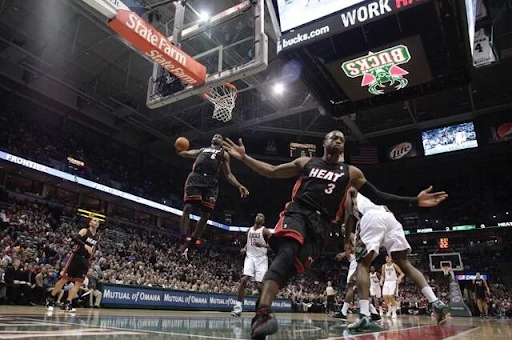
#> input picture data/target_images/target_pic.png, 512 x 340 px
$ python segment_target.py
#> lines starting #> are read from the running program, lines starting #| are printed output that depends on the picture
### utils/image_loader.py
# %%
"""
Image loading and validation utilities
"""
from PIL import Image
import os
from typing import List, Tuple


# %%
# [22 lines left out: function get_image_files, not called in this run]

# %%
def load_image(filepath: str) -> Image.Image:
    """
    Load an image from filepath and convert to RGB.

    Args:
        filepath: Path to image file

    Returns:
        PIL Image object in RGB mode
    """
    #TO DO: Implement image loading and conversion to RBG

    newImage = Image.open(filepath)

    newRGB = newImage.convert('RGB')

    return newRGB


# %%
# [30 lines left out: functions get_image_dimensions, validate_image, not called in this run]

### segment_target.py
# Functions needed:
# - load_target_image(filepath)
# - calculate_grid_dimensions(image, section_size)
# - segment_image(image, grid_dims)
# - calculate_section_colors(segments)
# - visualize_segments(segments)

"""
Segment target image into a grid of rectangles and calculate average colors.
User specifies the number of segments (grid dimensions), not the rectangle size.
"""
import numpy as np
from PIL import Image
from typing import List, Tuple, Dict, Any
import json
import yaml


class ImageSegment:
    """Represents a single segment of the target image."""

    def __init__(self, x: int, y: int, width: int, height: int, avg_color: Tuple[int, int, int]):
        """
        Args:
            x: Top-left x coordinate in the original image
            y: Top-left y coordinate in the original image
            width: Width of the segment
            height: Height of the segment
            avg_color: Average RGB color of this segment
        """
        self.x = x
        self.y = y
        self.width = width
        self.height = height
        self.avg_color = avg_color
        self.grid_x = None  # Will be set when placed in grid
        self.grid_y = None

    def to_dict(self) -> Dict[str, Any]:
        """Convert segment to dictionary for JSON serialization."""
        return {
            'position': {'x': self.x, 'y': self.y},
            'dimensions': {'width': self.width, 'height': self.height},
            'grid_position': {'grid_x': self.grid_x, 'grid_y': self.grid_y},
            'avg_color_rgb': self.avg_color,
            'avg_color_hex': '#{:02x}{:02x}{:02x}'.format(*self.avg_color)
        }


def calculate_segment_dimensions(image_width: int, image_height: int,
                                 num_segments_x: int, num_segments_y: int) -> Tuple[int, int, int, int]:
    """
    Calculate the dimensions of regular and remainder segments.

    Args:
        image_width: Width of the target image
        image_height: Height of the target image
        num_segments_x: Number of segments horizontally (columns)
        num_segments_y: Number of segments vertically (rows)

    Returns:
        Tuple of (base_width, base_height, remainder_width, remainder_height)
        - base_width: Width of regular segments
        - base_height: Height of regular segments
        - remainder_width: Width of the last column (0 if divides evenly)
        - remainder_height: Height of the last row (0 if divides evenly)
    """
    # TO DO: Calculate base segment dimensions (integer division)
    base_width = image_width // num_segments_x
    base_height = image_height // num_segments_y


    # TO DO: Calculate remainder pixels

    remainder_width = image_width % num_segments_x
    remainder_height = image_height % num_segments_y

    # TO DO: Print information

    print(base_width, base_height, remainder_width, remainder_height)


    return base_width, base_height, remainder_width, remainder_height


def extract_segment_color(image: Image.Image, x: int, y: int,
                          width: int, height: int) -> Tuple[int, int, int]:
    """
    Extract average color from a specific region of the image.

    Args:
        image: PIL Image object
        x: Top-left x coordinate
        y: Top-left y coordinate
        width: Width of the region
        height: Height of the region

    Returns:
        Tuple of (R, G, B) average color
    """
    # TO DO: Crop the region
    right = x + width
    bottom = y + height
    cropped_region = (x, y, right, bottom)

    new_image = image.crop(cropped_region)

    # TO DO: Convert to numpy array and calculate mean

    image_array = np.array(new_image, dtype=np.float32)
    avg_color = np.mean(image_array, axis=(0,1))
    return tuple(int(c) for c in avg_color)


def segment_image(image: Image.Image, num_segments_x: int, num_segments_y: int) -> Tuple[List[List[ImageSegment]], Dict[str, Any]]:
    """
    Segment an image into a grid with specified number of segments.
    Handles partial rectangles at edges if image doesn't divide evenly.

    Args:
        image: PIL Image object (must be in RGB mode)
        num_segments_x: Number of segments horizontally (columns)
        num_segments_y: Number of segments vertically (rows)

    Returns:
        Tuple of (2D list of ImageSegment objects, metadata dict)
        - segments[row][col] contains the ImageSegment at that grid position
        - metadata contains information about the segmentation
    """
    width, height = image.size

    # Validate inputs
    if num_segments_x <= 0 or num_segments_y <= 0:
        raise ValueError("Number of segments must be positive")
    if num_segments_x > width or num_segments_y > height:
        raise ValueError(f"Cannot create {num_segments_x}x{num_segments_y} segments from {width}x{height} image")

    # TO DO: Calculate segment dimensions
    base_width, base_height, remainder_width, remainder_height =  calculate_segment_dimensions(width, height, num_segments_x, num_segments_y)

    # TO DO: Create 2D array to store segments
    segments: List[List[ImageSegment]] = [
        [None for _ in range(num_segments_x)]
        for _ in range(num_segments_y)
    ]


    # TO DO: Track current y position
    #calculate image x and y height
    #variable y track currnet rows
    #if leftover is not enough for a new rectangle
    #merge last two rows into one

    y = 0
    # TO DO: Process each row

    for row in range(num_segments_y):
        # "merge leftover into last row"
        seg_h = base_height + (remainder_height if row == num_segments_y - 1 else 0)

        x = 0
        for col in range(num_segments_x):
            # "merge leftover into last col"
            seg_w = base_width + (remainder_width if col == num_segments_x - 1 else 0)

            avg_color = extract_segment_color(image, x, y, seg_w, seg_h)

            seg = ImageSegment(x=x, y=y, width=seg_w, height=seg_h, avg_color=avg_color)
            seg.grid_x = col
            seg.grid_y = row

            segments[row][col] = seg

            x += seg_w

        y += seg_h


    # Create metadata with detailed segment size information
    segment_sizes = {}
    for row in range(num_segments_y):
        for col in range(num_segments_x):
            seg = segments[row][col]
            size_key = f"{seg.width}x{seg.height}"
            if size_key not in segment_sizes:
                segment_sizes[size_key] = 0
            segment_sizes[size_key] += 1

    metadata = {
        'image_dimensions': {'width': width, 'height': height},
        'grid_size': {'columns': num_segments_x, 'rows': num_segments_y},
        'base_segment_size': {'width': base_width, 'height': base_height},
        'remainder_pixels': {'width': remainder_width, 'height': remainder_height},
        'total_segments': num_segments_x * num_segments_y,
        'segment_size_distribution': segment_sizes
    }

    print(f"✓ Created {metadata['total_segments']} segments")
    print(f"  Segment sizes in grid:")
    for size, count in segment_sizes.items():
        print(f"    {size}: {count} segments")

    return segments, metadata


def save_segments_to_json(segments: List[List[ImageSegment]], metadata: Dict[str, Any],
                          output_filepath: str) -> None:
    """
    Save segmented image data to JSON file.

    Args:
        segments: 2D list of ImageSegment objects
        metadata: Metadata about the segmentation
        output_filepath: Path to save JSON file
    """
    # Convert segments to serializable format
    segments_data = []
    for row in segments:
        row_data = [seg.to_dict() for seg in row]
        segments_data.append(row_data)

    # Combine into output structure
    output_data = {
        'metadata': metadata,
        'segments': segments_data
    }

    # Save to JSON
    import os
    os.makedirs(os.path.dirname(output_filepath), exist_ok=True)

    with open(output_filepath, 'w') as f:
        json.dump(output_data, f, indent=2)

    print(f"\n✓ Segment data saved to: {output_filepath}")


def visualize_segments(segments: List[List[ImageSegment]], output_path: str) -> None:
    """
    Create a visualization showing the average color of each segment.
    Also draws grid lines to show segment boundaries.

    Args:
        segments: 2D list of ImageSegment objects
        output_path: Path to save the visualization image
    """
    import os
    from PIL import ImageDraw

    os.makedirs(os.path.dirname(output_path), exist_ok=True)

    num_rows = len(segments)
    num_cols = len(segments[0])

    # Calculate total image size from segments
    total_width = sum(seg.width for seg in segments[0])
    total_height = sum(segments[row][0].height for row in range(num_rows))

    # Create new image
    visualization = Image.new('RGB', (total_width, total_height))
    draw = ImageDraw.Draw(visualization)

    # Fill each segment with its average color
    for row in segments:
        for segment in row:
            # Create a rectangle filled with the average color
            rect = Image.new('RGB', (segment.width, segment.height), segment.avg_color)
            visualization.paste(rect, (segment.x, segment.y))

            # Draw grid lines (optional - makes segments more visible)
            draw.rectangle(
                [segment.x, segment.y, segment.x + segment.width - 1, segment.y + segment.height - 1],
                outline=(128, 128, 128),
                width=1
            )

    visualization.save(output_path)
    print(f"✓ Visualization saved to: {output_path}")


def main():
    """
    Main function to demonstrate image segmentation with user-specified grid.
    """
    # Load configuration


    # Get user input for grid dimensions
    print("="*60)
    print("IMAGE SEGMENTATION - USER-SPECIFIED GRID")
    print("="*60)

    # You can either hardcode these or get from user input
    # For now, let's use input (you can change this later)
    try:
        num_segments_x = int(input("\nEnter number of segments horizontally (width): "))
#> the answer given: 100
        num_segments_y = int(input("Enter number of segments vertically (height): "))
#> the answer given: 100
    except ValueError:
        print("Invalid input! Using default: 40x30")
        num_segments_x = 40
        num_segments_y = 30

    # Example: Load a target image
    target_image_path = "data/target_images/target_pic.png"  # Change this to your image

    try:
        from utils.image_loader import load_image

        print(f"\nLoading target image: {target_image_path}")
        image = load_image(target_image_path)
#> in load_image, newImage is the input picture: PIL image 512x340 RGB; mean R, G, B 67.5, 62.5, 64
        print(f"✓ Image loaded: {image.size[0]}x{image.size[1]} pixels\n")
#| ✓ Image loaded: 512x340 pixels

        # Segment the image
        print("="*60)
        print("SEGMENTING IMAGE")
        print("="*60)
        segments, metadata = segment_image(image, num_segments_x, num_segments_y)
#| 5 3 12 40
#> the loop in segment_image, `for row in range(num_segments_y): # "merge leftover into last row"` made 100 passes
#| ✓ Created 10000 segments
#> the loop in segment_image, `for size, count in segment_sizes.items():` made 4 passes
#> (size, count) on passes 1 to 4: ('5x3', 9801), ('17x3', 99), ('5x43', 99), ('17x43', 1)
#|     5x3: 9801 segments
#|     17x3: 99 segments
#|     5x43: 99 segments
#|     17x43: 1 segments

        # Save to JSON
        output_json_path = "cache/target_segments.json"
        save_segments_to_json(segments, metadata, output_json_path)
#> the loop in save_segments_to_json, `for row in segments:` made 100 passes

        # Create visualization
        viz_path = "output/collages/segments_visualization.png"
        print("\nCreating visualization...")
        visualize_segments(segments, viz_path)
#> in visualize_segments, `visualization = Image.new('RGB', (total_width, total_height))`: visualization: PIL image 512x340 RGB; every value is 0
#> the loop in visualize_segments, `for row in segments:` made 100 passes
#> after the loop in visualize_segments, `for row in segments:`:
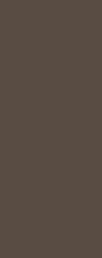
#> rect: PIL image 17x43 RGB (shown 6 times larger); mean R, G, B 89, 76, 68
#> after the loop in visualize_segments, `for row in segments:`:
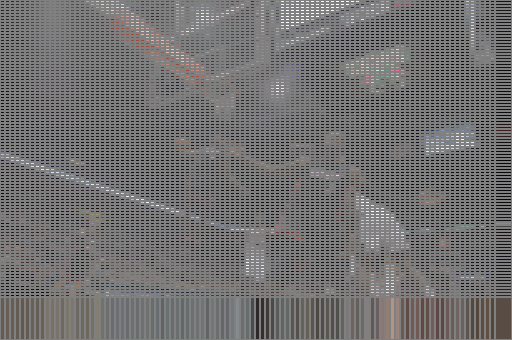
#> visualization: PIL image 512x340 RGB; mean R, G, B 114.3, 113, 113.1

        # Print sample data
        print("\n" + "="*60)
        print("SAMPLE SEGMENTS (corners of the grid)")
        print("="*60)

        # Show corners to demonstrate different sizes
        corners = [
            (0, 0, "Top-Left"),
            (0, len(segments[0])-1, "Top-Right"),
            (len(segments)-1, 0, "Bottom-Left"),
            (len(segments)-1, len(segments[0])-1, "Bottom-Right")
        ]

        for row_idx, col_idx, label in corners:
            seg = segments[row_idx][col_idx]
            print(f"\n{label} [{row_idx},{col_idx}]:")
            print(f"  Position: ({seg.x}, {seg.y})")
            print(f"  Size: {seg.width}x{seg.height} pixels")
            print(f"  Color: RGB{seg.avg_color} | Hex: {seg.to_dict()['avg_color_hex']}")
#> this loop made 4 passes
#> (row_idx, col_idx, label) on passes 1 to 4: (0, 0, 'Top-Left'), (0, 99, 'Top-Right'), (99, 0, 'Bottom-Left'), (99, 99, 'Bottom-Right')
#> (printed output is left out)

        print("\n" + "="*60)
        print("✓ SEGMENTATION COMPLETE!")
        print("="*60)

    except FileNotFoundError:
        print(f"\nError: Target image not found at {target_image_path}")
        print("Please place an image in data/target_images/ and update the path in main()")
    except Exception as e:
        print(f"\nError: {str(e)}")
        import traceback
        traceback.print_exc()


if __name__ == "__main__":
    main()
